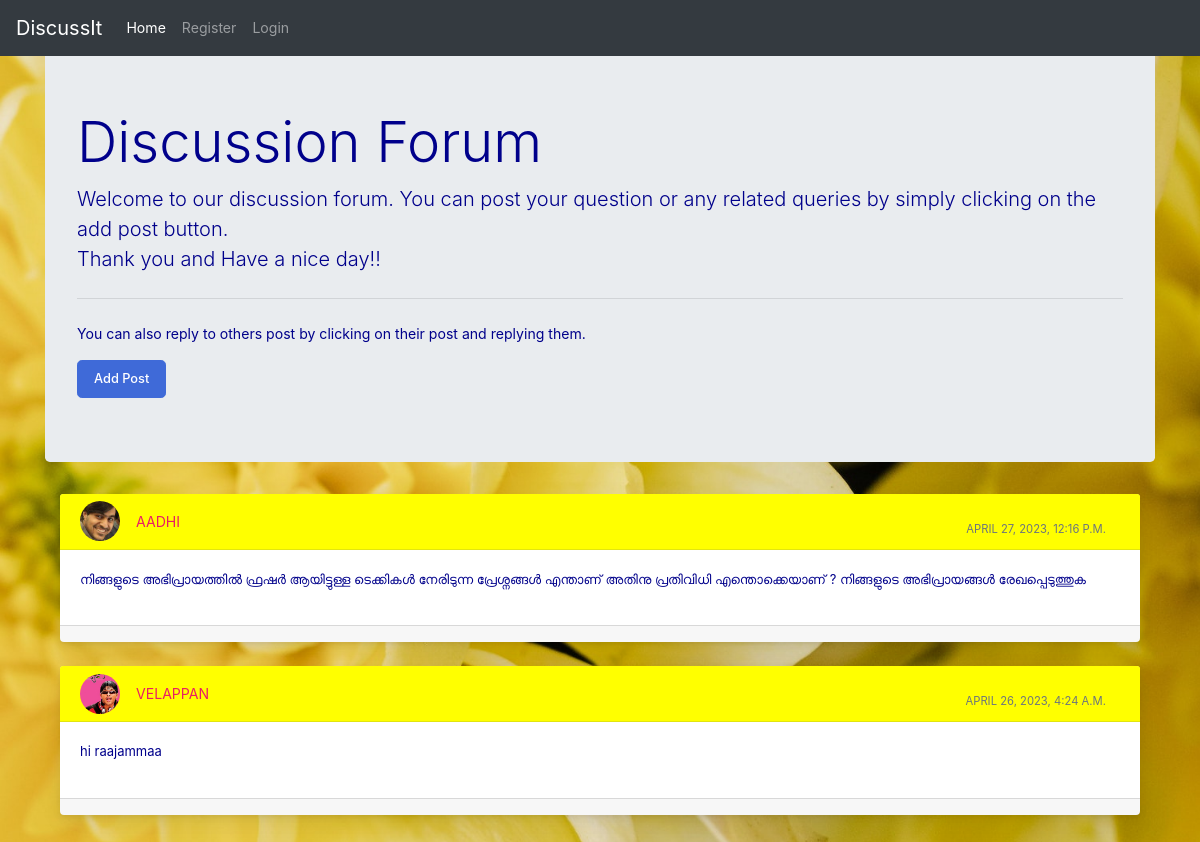
The page / on the database its author committed.
### profile_of_user/models.py (models this page shows)
class Post(models.Model):
    user1 = models.ForeignKey(User, on_delete=models.CASCADE, default=1)
    post_id = models.AutoField
    post_content = models.CharField(max_length=5000)
    timestamp= models.DateTimeField(default=now)
    image = models.ImageField(upload_to="images",default="")

### profile_of_user/views.py (the view, shortened to what this page needs)
# urls.py: path("", views.forum, name="Forum"),
def forum(request):
    profile = Profile.objects.all()
    posts = Post.objects.filter().order_by('-timestamp')
    return render(request, "forum.html", {'posts':posts})

### profile_of_user/templates/forum.html (shortened to what this page needs)
{% extends 'basic.html' %}
{% load static %}
{% block homeactive %} active {% endblock homeactive %}
{% block body %}
{% load static %}
<div class="container my-4"  >
<div class="jumbotron"  >
    <h1 class="display-4">Discussion Forum</h1>
    <p class="lead">Welcome to our discussion forum. You can post your question or any related queries by simply clicking on the add post button. <br> Thank you and Have a nice day!!</p>
    <hr class="my-4">
    <p>You can also reply to others post by clicking on their post and replying them.</p>
      <button class="btn btn-primary btn-lg" data-target="#questions" data-toggle="modal" role="button">Add Post</button>
    </div>
    {% for post in posts %}
    <div class="container-fluid mt-10">
      <div class="row">
          <div class="col-md-12">
              <div class="card mb-4">
                  <div class="card-header">
                      <div class="media flex-wrap w-100 align-items-center"> <img src="/media/{{post.image}}"
                              class="d-block ui-w-40 rounded-circle" alt="">
                          <div class="media-body ml-3"> <a href="/discussion/{{post.id}}" data-abc="true">{{post.user1}}</a>
                          </div>
                          <div class="text-muted small ml-3">
                            <div class="px-4 pt-3">{{post.timestamp}} </div>
                          </div>
                      </div>
                  </div>
                  <div class="card-body">
                      <p>{{post.post_content}}</p>
                  </div>
                  <div class="card-footer d-flex flex-wrap justify-content-between align-items-center px-0 pt-0 pb-3">
                  </div>
              </div>
          </div>
      </div>
  </div>
  {% endfor %}
</div>
    {% endblock %}

### rows shown on the page
Post: image (picture), user1 "AADHI", timestamp "APRIL 27, 2023, 12:16 P.M.", post_content "നിങ്ങളുടെ അഭിപ്രായത്തിൽ ഫ്രഷർ ആയിട്ടുള്ള ടെക്കികൾ നേരിടുന്ന പ്രേശ്നങ്ങൾ എന്താണ് അതിനു പ്രതിവിധി എന്തൊക്കെയാണ് ? നിങ്ങളുടെ അഭിപ്രായങ്ങൾ രേഖപ്പെടുത്തുക"
Post: image (picture), user1 "VELAPPAN", timestamp "APRIL 26, 2023, 4:24 A.M.", post_content "hi raajammaa"
